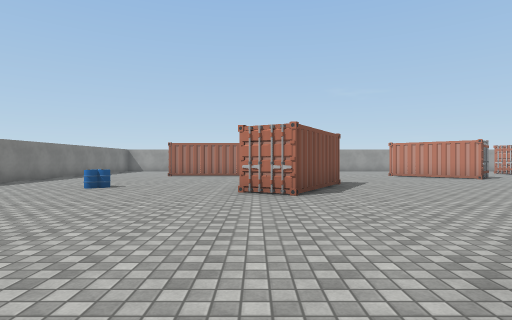
[1] (above)

21 first-person views from a walk through a 3-D level made in the Unity game engine. The camera is 1.3 m above the floor, looks level and sees 80° across. The floor is counted in squares, 2 m on a side. Each view is taken from the middle of a square. On the plan, view 1 faces up. The plan holds only what a view shows up to about 10 squares ahead; the rest is blank. Some animated figures are not drawn. Some surface patterns are stand-ins.

[2]
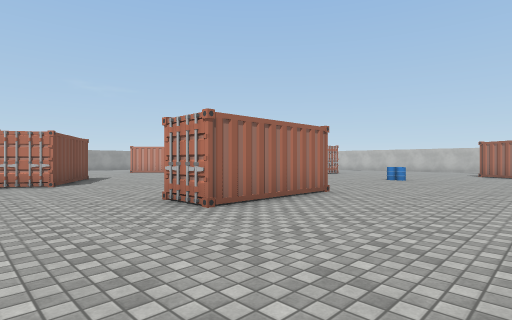

[3]
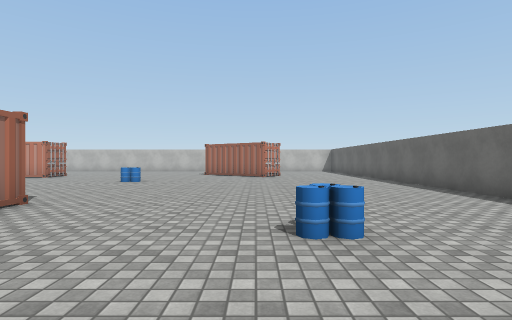

[4]
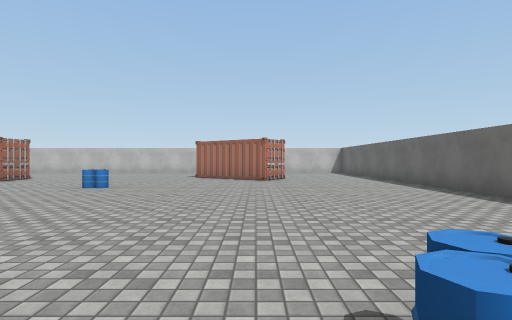

[5]
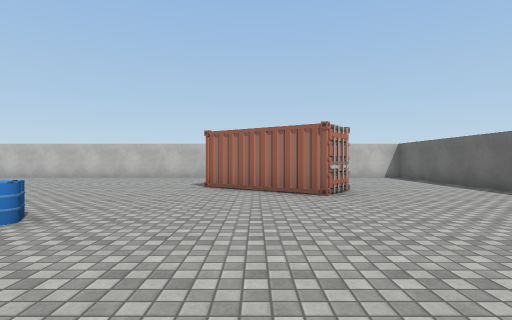

[6]
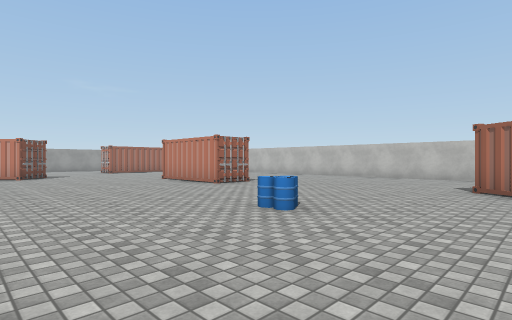

[7]
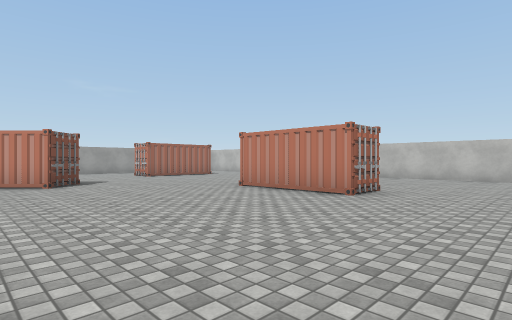

[8]
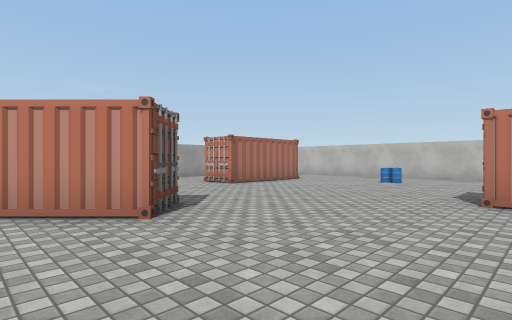

[9]
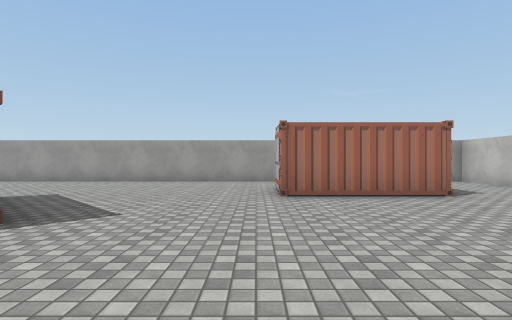

[10]
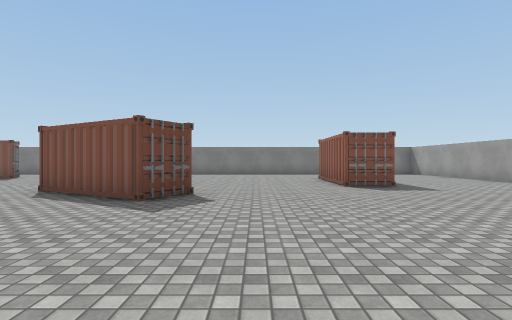

[11]
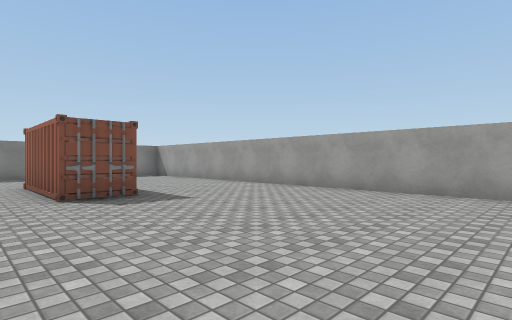

[12]
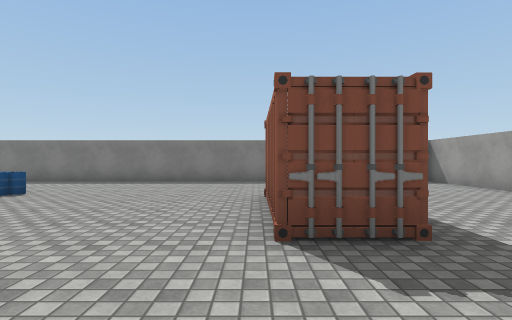

[13]
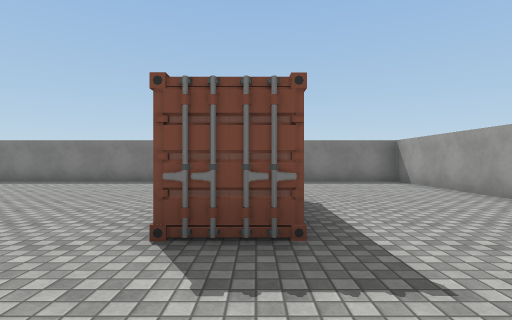

[14]
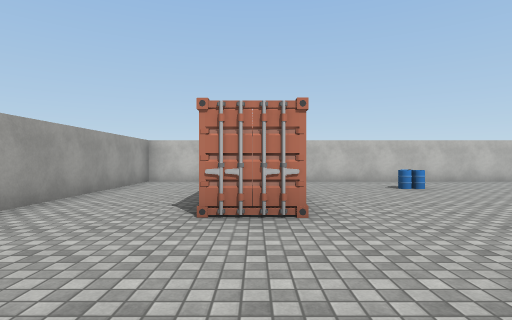

[15]
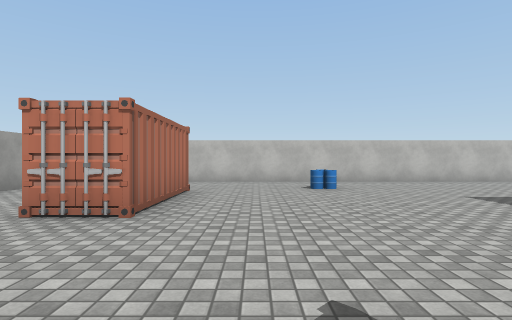

[16]
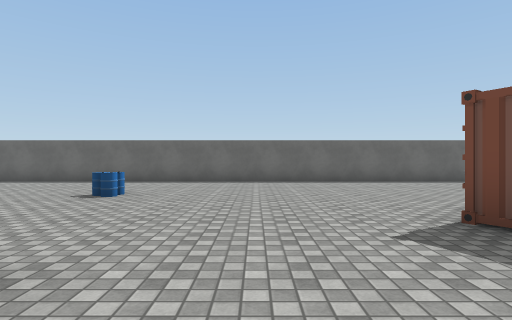

[17]
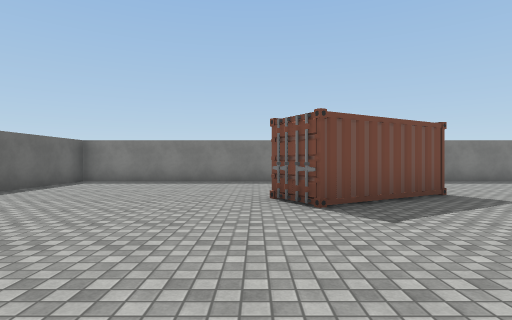

[18]
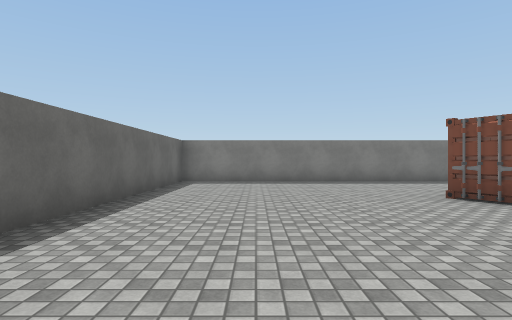

[19]
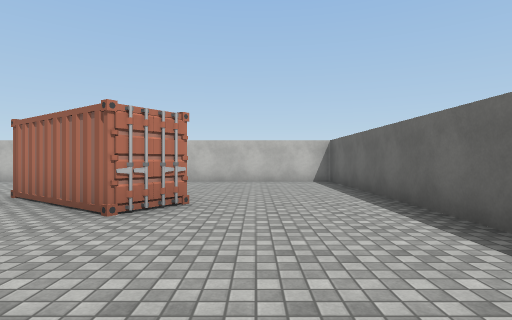

[20]
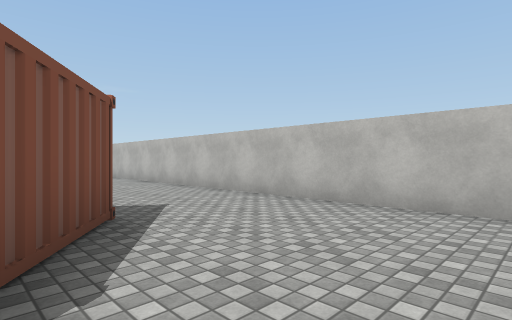

[21]
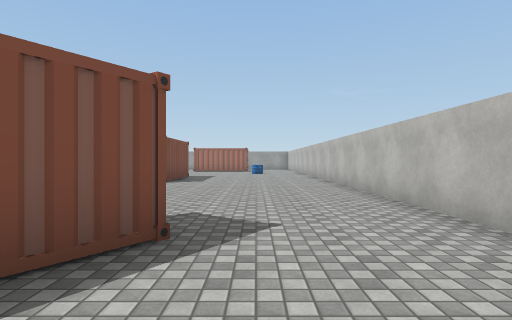

### Floor plan
Key: @ floor where view 1 was taken; # wall or solid block; . floor; B barrel; C container.
Columns run from 8 left of view 1 to 18 right of it. Each row starts with its distance up from view 1.
 18 ###########################
 17 #.........................#
 16 #.........................#
 15 #.........................#
 14 # .................C###...#
 13 #    C #...... ...........#
 12 #.............##..........#
 11 #..............#C......B..#
 10 #......................B..#
  9 #.........................#
  8 #........##...............#
  7 #...B....#..........  ....#
  6 #.......C#..........#.....#
  5 #............ ......C.....#
  4 #............ ............#
  3   ..........  ............#
  2    ........   ............#
  1 #   C.....###C...B........#
  0 #..  #..@.................#
 -1 #....#................#...#
 -2 #....................##...#
 -3 #...................C#....#
 -4 #..........B........C.....#
 -5 #.........................#
 -6 #.........................#
 -7 #.........................#
 -8 ###########################

Where each view was taken, in squares from view 1:
view 1: 0 up, 0 right, facing up
view 2: 3 down, 1 left, facing up-right
view 3: 3 down, 0 right, facing right
view 4: 3 down, 2 right, facing right
view 5: 2 down, 6 right, facing right
view 6: 2 down, 6 right, facing up-right
view 7: 2 up, 6 right, facing up-right
view 8: 7 up, 6 right, facing up-right
view 9: 8 up, 11 right, facing up
view 10: 10 up, 7 right, facing left
view 11: 11 up, 5 right, facing up-left
view 12: 12 up, 2 right, facing left
view 13: 13 up, 2 right, facing left
view 14: 14 up, 8 right, facing right
view 15: 12 up, 8 right, facing right
view 16: 2 up, 0 right, facing down
view 17: 2 down, 2 right, facing left
view 18: 5 down, 2 right, facing left
view 19: 5 down, 8 right, facing right
view 20: 5 down, 13 right, facing up-right
view 21: 4 down, 15 right, facing up
